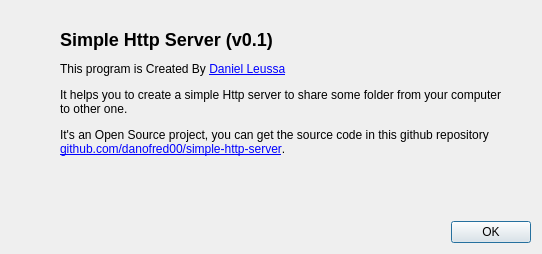
<?xml version="1.0" encoding="UTF-8"?>
<ui version="4.0">
 <class>AboutDialog</class>
 <widget class="QDialog" name="AboutDialog">
  <property name="geometry">
   <rect>
    <x>0</x>
    <y>0</y>
    <width>542</width>
    <height>254</height>
   </rect>
  </property>
  <property name="windowTitle">
   <string>Dialog</string>
  </property>
  <layout class="QVBoxLayout" name="verticalLayout">
   <item>
    <widget class="QFrame" name="aboutDialogContent">
     <property name="sizePolicy">
      <sizepolicy hsizetype="Expanding" vsizetype="Expanding">
       <horstretch>0</horstretch>
       <verstretch>0</verstretch>
      </sizepolicy>
     </property>
     <property name="frameShape">
      <enum>QFrame::NoFrame</enum>
     </property>
     <property name="frameShadow">
      <enum>QFrame::Raised</enum>
     </property>
     <layout class="QHBoxLayout" name="horizontalLayout">
      <item alignment="Qt::AlignTop">
       <widget class="QFrame" name="frame">
        <property name="frameShape">
         <enum>QFrame::NoFrame</enum>
        </property>
        <property name="frameShadow">
         <enum>QFrame::Raised</enum>
        </property>
        <layout class="QHBoxLayout" name="horizontalLayout_3">
         <item>
          <widget class="QLabel" name="iconLabel">
           <property name="text">
            <string/>
           </property>
           <property name="scaledContents">
            <bool>false</bool>
           </property>
          </widget>
         </item>
        </layout>
       </widget>
      </item>
      <item>
       <widget class="QFrame" name="frame_2">
        <property name="sizePolicy">
         <sizepolicy hsizetype="Expanding" vsizetype="Preferred">
          <horstretch>0</horstretch>
          <verstretch>0</verstretch>
         </sizepolicy>
        </property>
        <property name="frameShape">
         <enum>QFrame::NoFrame</enum>
        </property>
        <property name="frameShadow">
         <enum>QFrame::Raised</enum>
        </property>
        <layout class="QHBoxLayout" name="horizontalLayout_2">
         <item>
          <widget class="QLabel" name="description">
           <property name="text">
            <string>&lt;html&gt;
&lt;body&gt;
&lt;h2&gt;Simple Http Server (v0.1)&lt;/h2&gt;
&lt;p&gt;This program is Created By &lt;a href=&quot;https://danofred00.github.io&quot;&gt;Daniel Leussa&lt;/a&gt;&lt;/p&gt;
&lt;p&gt;It helps you to create a simple Http server to share some folder from your computer to other one.&lt;/p&gt;
&lt;p&gt;It's an Open Source project, you can get the source code in this github repository &lt;a href=&quot;https://github.com/danofred00/simple-http-server&quot;&gt;github.com/danofred00/simple-http-server&lt;/a&gt;.&lt;/p&gt;
&lt;/body&gt;</string>
           </property>
           <property name="textFormat">
            <enum>Qt::AutoText</enum>
           </property>
           <property name="alignment">
            <set>Qt::AlignLeading|Qt::AlignLeft|Qt::AlignTop</set>
           </property>
           <property name="wordWrap">
            <bool>true</bool>
           </property>
          </widget>
         </item>
        </layout>
       </widget>
      </item>
     </layout>
    </widget>
   </item>
   <item>
    <widget class="QDialogButtonBox" name="buttonBox">
     <property name="orientation">
      <enum>Qt::Horizontal</enum>
     </property>
     <property name="standardButtons">
      <set>QDialogButtonBox::Ok</set>
     </property>
    </widget>
   </item>
  </layout>
 </widget>
 <resources/>
 <connections>
  <connection>
   <sender>buttonBox</sender>
   <signal>accepted()</signal>
   <receiver>AboutDialog</receiver>
   <slot>accept()</slot>
   <hints>
    <hint type="sourcelabel">
     <x>248</x>
     <y>254</y>
    </hint>
    <hint type="destinationlabel">
     <x>157</x>
     <y>274</y>
    </hint>
   </hints>
  </connection>
 </connections>
</ui>
